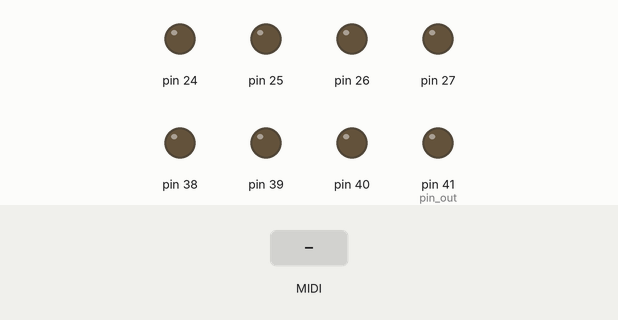
Bench run of a sketch on a simulated Arduino Mega 2560, built with avr-gcc and run on an emulated ATmega2560. Shown: output pins drawn as LEDs (lit = HIGH). The test bench sets the inputs (shaded band). MIDI output is not drawn; what the sketch prints to the serial monitor is not drawn.

Above: at 1.2 s.
1.3 s: MIDI note 36 received
Timing chart, 0 to 4.3 s (numbered marks = the images above; inputs shaded):
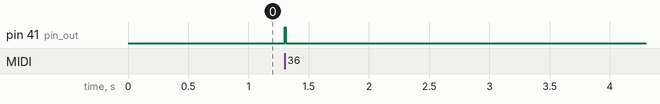

Measured:
- after the input at 1.3 s, pin 41 (pin_out): LOW → HIGH at once, → LOW 0.01 s later

The sketch:

read_midi_V2.ino
```cpp
/* MIDI TRIGGER - for use with Teensy or boards where Serial is separate from MIDI
 * As MIDI messages arrive, they are printed to the Arduino Serial Monitor.
 * Where MIDI is on "Serial", eg Arduino Duemilanove or Arduino Uno, this does not work!
 * As MIDI message arrives, if it's note onset (velocity >0 ), send a High TTL signal
 * of duration trigger_duration to the pin pin_out
 */

#include <MIDI.h>

MIDI_CREATE_INSTANCE(HardwareSerial, Serial1, MIDI);
int trigger_duration = 10; // ms
int pin_out = 41; // choose among PINS 41, 40, 39, 38, 27, 26, 25, 24

void setup() {

  pinMode(41,OUTPUT); //**********************************
  pinMode(40,OUTPUT);
  pinMode(39,OUTPUT);
  pinMode(38,OUTPUT);
  pinMode(27,OUTPUT);
  pinMode(26,OUTPUT);
  pinMode(25,OUTPUT);
  pinMode(24,OUTPUT);

  digitalWrite(pin_out, LOW);  // sets trigger value to low
  MIDI.begin(MIDI_CHANNEL_OMNI);
  Serial.begin(57600);
  Serial.println("MIDI Input Test");
}

unsigned long t=0;

void loop() {
  int type, note, velocity, channel;
  if (MIDI.read()) {              // Is there a MIDI message incoming ?
    byte type = MIDI.getType();
    digitalWrite(pin_out, LOW);  // sets trigger value to low
    switch (type) {
      case midi::NoteOn:
        note = MIDI.getData1();
        velocity = MIDI.getData2();
        channel = MIDI.getChannel();
        if (velocity > 0) {  // if note onsets, print values and send trigger
          Serial.println(String("Note On:  ch=") + channel + ", note=" + note + ", velocity=" + velocity);
          digitalWrite(pin_out, HIGH); // sets trigger value to high
          delay(trigger_duration);     // waits trigger duration in ms
          digitalWrite(pin_out, LOW);  // sets trigger value to low
         }
        else {  // if note offset just print
          digitalWrite(pin_out, LOW);  // sets trigger value to low
          Serial.println(String("Note Off: ch=") + channel + ", note=" + note);
        }
        break;
      case midi::NoteOff:
        note = MIDI.getData1();
        velocity = MIDI.getData2();
        channel = MIDI.getChannel();
        Serial.println(String("Note Off: ch=") + channel + ", note=" + note + ", velocity=" + velocity);
        break;
    }
    t = millis();
  }
  if (millis() - t > 10000) {
    t += 10000;
    Serial.println("(inactivity)");
  }
}
```
